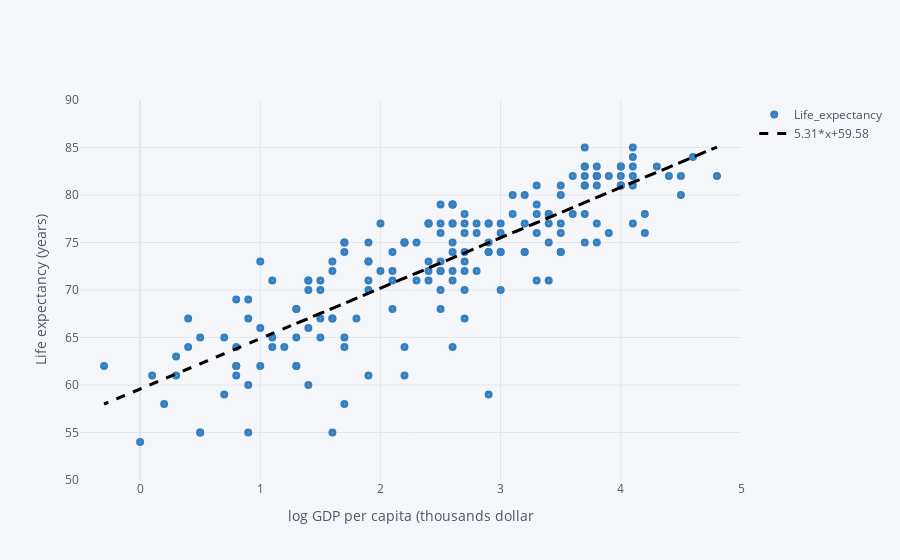

Notebook code for this chart:
### Code cell
'''
plt.figure(figsize=(8, 5))
plt.axis([-0.5, 5, 50, 85])
'''
df.iplot(x='log_gdp',
         y='Life_expectancy',
         text='Country Name',
         bestfit=True,
         bestfit_colors=['black'],
         mode='markers',
         xTitle='log GDP per capita (thousands dollar',
         yTitle='Life expectancy (years)',
         colors = 'blue',
        xrange=[-0.5, 5],
        yrange=[ 50, 90],
         dash='solid',
         interpolation='linear',
         symbol='circle-dot',
         size=8)

### Figure 1 — Plotly figure (JSON) as saved in the notebook; plotly's stock layout.template omitted (floating-point values rounded to 4 significant figures; data arrays with more than 128 entries replaced by an {"elided": "..."} marker saying what was removed)
{"data": [{"line": {"color": "rgba(55, 128, 191, 1.0)", "dash": "solid", "shape": "linear", "width": 1.3}, "marker": {"size": 8, "symbol": "circle-dot"}, "mode": "markers", "name": "Life_expectancy", "text": {"elided": "181 str values"}, "type": "scatter", "x": {"elided": "181 float values"}, "y": {"elided": "181 int values"}}, {"line": {"color": "rgba(0, 0, 0, 1.0)", "dash": "dash", "shape": "linear", "width": 3}, "mode": "lines", "name": "5.31*x+59.58", "type": "scatter", "x": {"elided": "181 float values"}, "y": {"elided": "181 float values"}}], "layout": {"legend": {"bgcolor": "#F5F6F9", "font": {"color": "#4D5663"}}, "paper_bgcolor": "#F5F6F9", "plot_bgcolor": "#F5F6F9", "title": {"font": {"color": "#4D5663"}}, "xaxis": {"gridcolor": "#E1E5ED", "range": [-0.5, 5], "showgrid": true, "tickfont": {"color": "#4D5663"}, "title": {"font": {"color": "#4D5663"}, "text": "log GDP per capita (thousands dollar"}, "zerolinecolor": "#E1E5ED"}, "yaxis": {"gridcolor": "#E1E5ED", "range": [50, 90], "showgrid": true, "tickfont": {"color": "#4D5663"}, "title": {"font": {"color": "#4D5663"}, "text": "Life expectancy (years)"}, "zerolinecolor": "#E1E5ED"}}}
